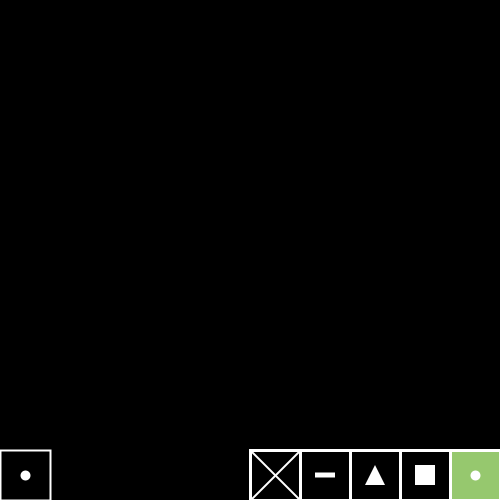
Frame 1 (no input)
Frame 60 (the mouse pressed at the canvas centre just before this capture): identical to frame 1, image omitted
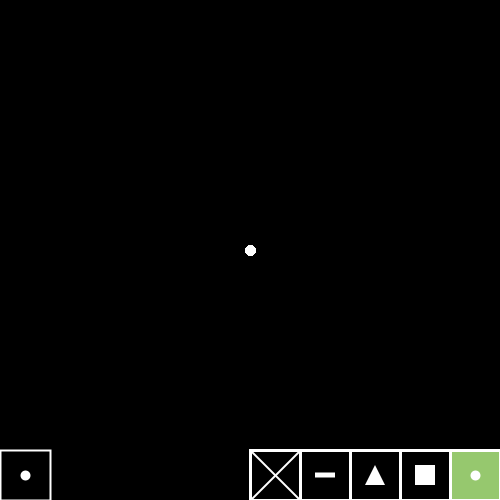
Frame 120 (the mouse held since frame 60 and released just before this capture)

The Processing sketch that drew these frames (run headless with seeded random() and noise(); from frame 60 on, the mouse is pressed at the canvas centre):

// Processing sketch: paint_app
// ── paint_app.pde
// paint program/app
// Created by Andre Hitchman
// With special Thanks to Matthew Yee-King and Ariel
// For proving their source code for this application 
// That provided additional help 

// these are constants, i.e. they don't change
// final means it doesn't change
final int BRUSH_CIRCLE = 1;
final int BRUSH_SQUARE = 2;
final int BRUSH_TRIANGLE = 3;
final int BRUSH_RECTANGLE = 4;
final int BRUSH_ERASER = 5;

color c1;


// this variable will store the current brush mode
int brushMode;
// this data structure is called an ArrayList
// it is a growable array. 
// it will store all the brush strokes the user makes
ArrayList brushStrokes;
Panel panel;

void setup(){
  // set the initial brush mode
    brushMode = BRUSH_CIRCLE;
    // reset the image
    clearImage();
    size(500, 500);
    panel = new Panel(width, height);
    c1 = color(255, 255, 255);
}

void draw(){
  background(0);
  // if they pressed the mouse, add some new brush strokes 
  // to the brushStrokes arraylist
  if (mousePressed){
    // we check the current brush stroke mode
    // so we know what kind of brush stroke to add
    if (brushMode == BRUSH_CIRCLE){
      brushStrokes.add(new BrushStroke(mouseX, mouseY, color(c1) ));
    }
    if (brushMode == BRUSH_SQUARE){
      brushStrokes.add(new SquareStroke(mouseX, mouseY, color(c1) ));        
    }
    if (brushMode == BRUSH_TRIANGLE){
      brushStrokes.add(new TriangleStroke(mouseX, mouseY, color(c1) )); 
    }
    if (brushMode == BRUSH_RECTANGLE){
      brushStrokes.add(new RectangleStroke(mouseX, mouseY, color(c1) ));      
    }
    if (brushMode == BRUSH_ERASER){
      // scan through the brushSTrokes array list
      // and erase those that are close to the mouse
      // using the shouldErase function 
      // and the ArrayList.remove(index) function
      for (int i = 0; i < brushStrokes.size(); i++) {
        BrushStroke b = (BrushStroke) brushStrokes.get(i);
        if (b.shouldErase(mouseX, mouseY) == true) {
          brushStrokes.remove(i);
        }
      }
    }
  }
  // now we draw the current list of brush strokes
  // iterate through the arraylist
  for (int i = 0; i < brushStrokes.size(); i++){
    // this is the tricky bit...
    // * we create a local variable called b
    //   which has type BrushStroke
    // * we get the next item from the ArrayList (brushStrokes.get(i)
    // * the item comes as a raw Object, but we need a BrushStroke
    //   so we convert it (cast it) to a 
    //   BrushStroke Object ( BrushStroke b = -->(BrushStroke)<-- )
    // * we know it can be converted since all the different
   //    BrushSTroke types inherit (extend from) the BrushStroke class
    BrushStroke b = (BrushStroke) brushStrokes.get(i);
    // now we call the paint function on b
    // which will call the right function, depending on what type it actually is
    b.paint();
  }
  panel.currentBrush(brushMode, c1);
  panel.chooseBrushPanel(brushMode);
}

// this function gets called when a key is pressed
void keyPressed(){
  // print out the code for the key they pressed, for debugging
  println(keyCode);
  // 67 is c for clear
  if (keyCode == 67){
    clearImage();
  }
  // 49 is 1 for circle brush
  if (keyCode == 49){
    // change the current brush mode
    brushMode = BRUSH_CIRCLE;
  }
  // 50 is 2 for square brush
  if (keyCode == 50){
    // change the current brush mode
    brushMode = BRUSH_SQUARE;
  }
  // 51 is 3 for triangle mode
  if (keyCode == 51){
    // change the current brush mode
    brushMode = BRUSH_TRIANGLE;
  }
  // 52 is 4 for rectangle mode
  if (keyCode == 52){
    // change to current brush mode
    brushMode = BRUSH_RECTANGLE;
  }
  // 53 is 5 for eraser mode
  if (keyCode == 53){
    // change to the current brush mode   
    brushMode = BRUSH_ERASER;
  }
  
  
}

// reset the array list 
// to wipe the image
void clearImage(){
   brushStrokes = new ArrayList(1000);

}


// ── BrushStroke.pde
// basic Brush
// draws a circlular blob of red

class BrushStroke {
  // it remembers its x and y
  float x;
  float y;
  color paintColor; // stores the color
  
  // constructor accepts and stores x and y position
  BrushStroke(float x, float y, color theColor){
    this.x = x;
    this.y = y;
    this.paintColor = theColor;
  }// end brushStorke
   
   // paint sets up the painting mode (colour, weight etc.)
   // then draws a point
  void paint(){
    strokeWeight(10);
    stroke(paintColor);
    point(x, y);
  }// end void paint
  
  // this function can be called to decide if we should erase
   // the brushstroke or not
  boolean shouldErase(float eraserX, float eraserY){
   if (abs(x - eraserX) <= 10 && abs(y - eraserY) <= 10){
     // we are within a square 10 pixels around the erasor
     return true;
   }
   else {
     return false;
   }
  }

}

// ── Panel.pde
class Panel {
  float panelWidth;
  float panelHeight;
  float panelX;
  float panelY;
  float space;
  float cbpX; //ChooseBrushPanel X
  float cbpY; //ChooseBrushPanel Y
  float cbpH; //ChooseBrushPanel Height
  float cbpW; //ChooseBrushPanel Width
  
  Panel(float screenW, float screenH){
    panelWidth = 50;
    panelHeight = 50;
    panelX = 0;
    panelY = screenH;
    cbpX = screenW;
    cbpY = panelY-panelHeight;
    cbpW = panelWidth;
    cbpH = panelHeight;
  }// Panel
  
  void currentBrush(int state, color c){
    rectMode(CORNER);
    strokeWeight(2);
    stroke(255);
    fill(0);
    rect(0, panelY-panelHeight, panelWidth, panelHeight);// Cell
    // check the state and draw a fiqure
    rectMode(CENTER);
    if(state == 1){// point
    strokeWeight(10);
    stroke(c);
    point(panelWidth/2, panelY-panelHeight/2);
    }
    else if (state == 2){// sqaure
    rectMode(CENTER);
    fill(c);
    stroke(c);
    strokeWeight(1);
    rect(25, panelY-panelHeight/2, 20, 20);
    }
    else if (state == 3){// triangle
    rectMode(CENTER);
    fill(c);
    stroke(c);
    strokeWeight(0);
    triangle(panelX+panelWidth/2, panelY-panelHeight/2-15,
      panelX+panelWidth/2-15, panelY-panelHeight/2+15,
      panelX+panelWidth/2+15, panelY-panelHeight/2+15);
    }
    else if (state == 4){// rectangle
    rectMode(CENTER);
    fill(c);
    stroke(c);
    strokeWeight(0);
    rect(25, panelY-panelHeight/2, 20, 5);
    }
    else if (state == 5){// eraser
      //rectMode(CENTER);
      //fill(c);
      stroke(129);
      line(0+space, panelY-panelHeight+space, panelWidth-space, panelY-space);
      line(panelWidth-space, panelY-panelHeight+space, 0+space, panelY-space);
    }
    
    
  } 



void chooseBrushPanel(int state){
  // if user chooses circle brush
  if (state == BRUSH_CIRCLE){
    fill(150, 200, 110);// lime green
  }
  else { 
    fill(0);
  }
  stroke(255);
  strokeWeight(3);
  rectMode(CORNER);
  rect(cbpX-cbpW, cbpY, cbpW, cbpH);// brushcell
  fill(150, 100, 200); //purple
  strokeWeight(10);
  stroke(255);
  point(cbpX-cbpW/2, cbpY+cbpH/2);
  
  // if user chooses square brush
  if (state == BRUSH_SQUARE){
    fill(150, 200, 110);// lime green
  }
  else {
    fill(0);
  }
     stroke(255); //cellstroke
     strokeWeight(3);
     rectMode(CORNER);
     rect(cbpX-cbpW*2, cbpY, cbpW, cbpH);//brushCell
     fill(255,255,255); //colour: white
     noStroke();
     rectMode(CENTER);
     rect(cbpX-cbpW-cbpW/2, cbpY+cbpH/2, 20, 20);
  
  
  // if user chooses triangle brush
  if (state == BRUSH_TRIANGLE){
    fill(150, 200, 110);// lime green
  }
  else {
    fill(0);
  }
     stroke(255); //cellstroke
      strokeWeight(3);
      rectMode(CORNER);
      rect(cbpX-cbpW*3, cbpY, cbpW, cbpH);//brushCell
      fill(255,255,255); //colour: white
      noStroke();
      rectMode(CENTER);
      triangle((cbpX-cbpW*2-cbpW/2), (cbpY+cbpH/2)-10,
              (cbpX-cbpW*2-cbpW/2)-10, (cbpY+cbpH/2)+10,
              (cbpX-cbpW*2-cbpW/2)+10, (cbpY+cbpH/2)+10);
  
  
  // if user chooses rectangle brush
  if (state == BRUSH_RECTANGLE){
    fill(150, 200, 110);// lime green
  }
  else{
    fill(0);
  }
     stroke(255); //cellstroke
     strokeWeight(3);
     rectMode(CORNER);
     rect(cbpX-cbpW*4, cbpY, cbpW, cbpH);//brushCell
     fill(255,255,255); //colour: white
     noStroke();
     rectMode(CENTER);
     rect(cbpX-cbpW*4+cbpW/2, cbpY+cbpH/2, 20, 5);
  
  
  // if user chooses eraser brush
  if (state == BRUSH_ERASER){
    fill(150, 200, 110);// lime green
  }
  else {
    fill(0);
  }
      stroke(255); //cellstroke
      strokeWeight(3);
      rectMode(CORNER);
      rect(cbpX-cbpW*5, cbpY, cbpW, cbpH);//brushCell
      stroke(255, 255, 255); //colour: white
      strokeWeight(2);
      line(cbpX-cbpW*5+space, cbpY+cbpH-space, //left-bottom
           cbpX-cbpW*5+cbpW-space, cbpY+space); //left-top
      line(cbpX-cbpW*5+cbpW-space, cbpY+cbpH-space, //right-bottom
           cbpX-cbpW*5+space, cbpY+space); //right-top
       
}// chooseBrushPanel

}

// ── RectangleStroke.pde
class RectangleStroke extends BrushStroke {
  
  // this constructor
  // just calls the constructor
  // of the parent class. (super)
  RectangleStroke(float x, float y, color theColor){
    super(x, y, theColor);
  }
  
  // we don't want to paint like our parent, 
  // so we 'override' the paint method, with our own
  // painting code
  void paint(){ 
    rectMode(CENTER);  
    fill(paintColor);
   //fill(0, 0, 255);
    stroke(255);
    strokeWeight(1);
    rect(x, y, 50, 15);
  }
}// class

// ── SquareStroke.pde
// this class is a child of BrushStroke
// so it has all the properties and behaviours of
// BrushStroke
class SquareStroke extends BrushStroke {
  
  // this constructor
  // just calls the constructor
  // of the parent class. (super)
  SquareStroke(float x, float y, color theColor){
    super(x, y, theColor);
  }
  
  // we don't want to paint like our parent, 
  // so we 'override' the paint method, with our own
  // painting code
  void paint(){   
    fill(paintColor);
    stroke(255);
    strokeWeight(1);
    rect(x, y, 20, 20);
  }
}

// ── TriangleStroke.pde
class TriangleStroke extends BrushStroke {
  
  // this constructor
  // just calls the constructor
  // of the parent class. (super)
  TriangleStroke(float x, float y, color theColor){
    super(x, y, theColor);
  }
  
  // we don't want to paint like our parent, 
  // so we 'override' the paint method, with our own
  // painting code
  void paint(){ 
    rectMode(CENTER);  
    fill(paintColor);
   //fill(0, 0, 255);
    stroke(255);
    strokeWeight(1);
    triangle(x, y-15, x-15, y+15, x+15, y+15);
  }
}
